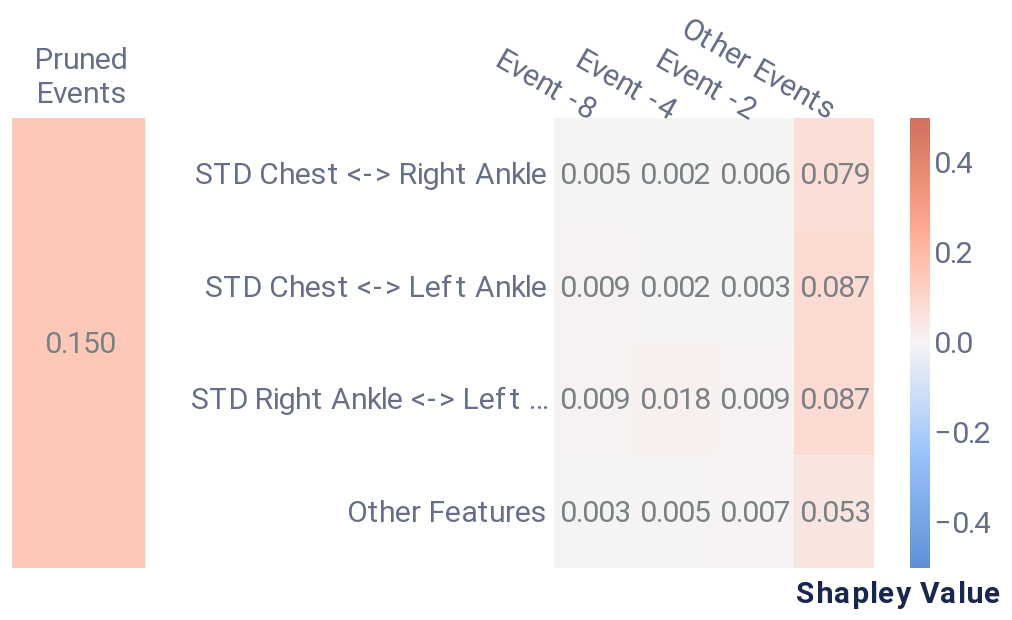

Source (notebook cell):
### Markdown cell above
##### Cell-level explanation

### Code cell
cell_dict = {'rs': 42, 'nsamples': 32000, 'top_x_events': 3, 'top_x_feats': 3}
cell_data = local_cell_level(f, pos_x_data, cell_dict, event_data, feature_data, positive_sequence_id, sequence_id_feat, average_event, pruning_idx)
feat_names = list(feature_data['Feature'].values)[:-1] # exclude pruned events
cell_plot = plot_cell_level(cell_data, feat_names, feature_dict.get('plot_features'))
cell_plot

### Figure 1 — Vega-Lite specification as saved in the notebook (floating-point values rounded to 4 significant figures)
{"config": {"axis": {"domain": true, "domainColor": "#666F89", "grid": false, "gridCap": "round", "gridColor": "#B3B7C4", "gridDash": [2, 4], "gridWidth": 0.5, "labelColor": "#666F89", "labelFont": "Roboto, Arial, sans-serif", "labelPadding": 2, "tickColor": "#666F89", "tickOpacity": 0.5, "tickSize": 4, "titleColor": "#19274E", "titleFont": "Roboto, Arial, sans-serif", "titleFontSize": 12}, "axisBand": {"domain": true, "labelPadding": 4, "ticks": false}, "axisY": {"domain": false, "titleAlign": "left", "titleAngle": 0, "titleX": -20, "titleY": -10}, "legend": {"labelColor": "#666F89", "labelFont": "Roboto, Arial, sans-serif", "labelFontSize": 12, "symbolSize": 40, "titleColor": "#19274E", "titleFont": "Roboto, Arial, sans-serif", "titleFontSize": 12, "titlePadding": 4}, "arc": {"stroke": "#FFFFFF", "strokeWidth": 1}, "bar": {"fill": "#2770EB", "stroke": null}, "line": {"stroke": "#2770EB", "strokeWidth": 2}, "path": {"stroke": "#2770EB", "strokeWidth": 0.5}, "point": {"fill": "#2770EB", "shape": "circle", "filled": true}, "rect": {"fill": "#2770EB"}, "rule": {"stroke": "#666F89"}, "shape": {"stroke": "#2770EB"}, "text": {"color": "#19274E", "font": "Roboto, Arial, sans-serif", "fontSize": 12}, "range": {"category": ["#2770EB", "#77B98A", "#DA5252", "#FFC400", "#A87AEA", "#00A39E", "#19274E"], "diverging": ["#006360", "#2BB3AE", "#96D9D7", "#FFFFFF", "#EDAAAA", "#DA5252", "#811D1D"], "heatmap": ["#18448F", "#1B4EA5", "#2770EB", "#4C88EE", "#82ACF3", "#A6C4F7", "#E9F1FD"], "ramp": ["#18448F", "#1B4EA5", "#2770EB", "#4C88EE", "#82ACF3", "#A6C4F7", "#E9F1FD"]}, "background": "#FFFFFF", "group": {"fill": "#FFFFFF"}, "header": {"labelColor": "#19274E", "labelFont": "Roboto, Arial, sans-serif", "labelFontSize": 12, "titleColor": "#19274E", "titleFont": "Roboto, Arial, sans-serif", "titleFontSize": 16}, "title": {"anchor": "start", "color": "#19274E", "font": "Roboto, Arial, sans-serif", "fontSize": 20, "fontWeight": "bold", "offset": 20, "subtitleColor": "#19274E", "subtitleFontSize": 16}, "view": {"continuousHeight": 300, "continuousWidth": 400, "stroke": "transparent"}}, "hconcat": [{"layer": [{"mark": "rect", "encoding": {"color": {"type": "quantitative", "field": "rounded", "legend": null, "scale": {"domain": [-0.5, 0.5], "range": ["#5f8fd6", "#99c3fb", "#f5f5f5", "#ffaa92", "#d16f5b"]}, "title": null}, "x": {"type": "nominal", "axis": {"titleFontSize": 15}, "field": "Event"}, "y": {"type": "nominal", "axis": {"domain": false, "labels": false, "title": null}, "field": "Feature"}}}, {"mark": {"type": "text", "align": "right", "baseline": "middle", "color": "#798184", "dx": 18, "fontSize": 15}, "encoding": {"text": {"type": "nominal", "field": "rounded_str"}, "x": {"type": "nominal", "axis": {"domain": false, "labelAngle": 0, "labelFontSize": 15, "labelOffset": 24, "labelPadding": 30, "orient": "top", "title": null}, "field": "Event"}, "y": {"type": "nominal", "axis": {"domain": false, "labels": false, "title": null}, "field": "Feature"}}}], "data": {"name": "data-8aed646e15977cd020248922956911c2"}, "height": 225, "width": 66.67}, {"layer": [{"mark": "rect", "encoding": {"color": {"type": "quantitative", "field": "rounded", "legend": {"gradientLength": 225, "gradientThickness": 10, "labelFontSize": 15, "orient": "right"}, "scale": {"domain": [-0.5, 0.5], "range": ["#5f8fd6", "#99c3fb", "#f5f5f5", "#ffaa92", "#d16f5b"]}, "title": null}, "x": {"type": "nominal", "axis": {"titleFontSize": 15}, "field": "Event", "sort": ["Event -8", "Event -4", "Event -2"]}, "y": {"type": "nominal", "axis": {"domain": false, "labelFontSize": 15, "title": null}, "field": "Feature", "sort": ["STD Chest <-> Right Ankle", "STD Chest <-> Left Ankle", "STD Right Ankle <-> Left Ankle"]}}}, {"mark": {"type": "text", "align": "right", "baseline": "middle", "color": "#798184", "dx": 18, "fontSize": 15}, "encoding": {"text": {"type": "nominal", "field": "rounded_str"}, "x": {"type": "nominal", "axis": {"domain": false, "labelAngle": 30, "labelFontSize": 15, "orient": "top", "title": "Shapley Value", "titleX": 172, "titleY": 245}, "field": "Event", "sort": ["Event -8", "Event -4", "Event -2"]}, "y": {"type": "nominal", "axis": {"domain": false, "labelFontSize": 15, "title": null}, "field": "Feature", "sort": ["STD Chest <-> Right Ankle", "STD Chest <-> Left Ankle", "STD Right Ankle <-> Left Ankle"]}}}], "data": {"name": "data-004c1913e53eecf20c8558921ba99bfd"}, "height": 225, "width": 160}], "resolve": {"scale": {"color": "independent"}}, "$schema": "https://vega.github.io/schema/vega-lite/v4.8.1.json", "datasets": {"data-8aed646e15977cd020248922956911c2": [{"Event": ["Pruned", "Events"], "Feature": "Other features", "rounded": 0.15, "rounded_str": "0.150"}], "data-004c1913e53eecf20c8558921ba99bfd": [{"Event": "Other Events", "Feature": "STD Right Ankle <-> Left Ankle", "Shapley Value": 0.08711, "rounded": 0.087, "rounded_str": "0.087"}, {"Event": "Other Events", "Feature": "STD Chest <-> Left Ankle", "Shapley Value": 0.08677, "rounded": 0.087, "rounded_str": "0.087"}, {"Event": "Other Events", "Feature": "STD Chest <-> Right Ankle", "Shapley Value": 0.07894, "rounded": 0.079, "rounded_str": "0.079"}, {"Event": "Other Events", "Feature": "Other Features", "Shapley Value": 0.05278, "rounded": 0.053, "rounded_str": "0.053"}, {"Event": "Event -4", "Feature": "STD Right Ankle <-> Left Ankle", "Shapley Value": 0.01844, "rounded": 0.018, "rounded_str": "0.018"}, {"Event": "Event -8", "Feature": "STD Right Ankle <-> Left Ankle", "Shapley Value": 0.009136, "rounded": 0.009, "rounded_str": "0.009"}, {"Event": "Event -2", "Feature": "STD Right Ankle <-> Left Ankle", "Shapley Value": 0.008849, "rounded": 0.009, "rounded_str": "0.009"}, {"Event": "Event -8", "Feature": "STD Chest <-> Left Ankle", "Shapley Value": 0.008563, "rounded": 0.009, "rounded_str": "0.009"}, {"Event": "Event -2", "Feature": "Other Features", "Shapley Value": 0.007494, "rounded": 0.007, "rounded_str": "0.007"}, {"Event": "Event -2", "Feature": "STD Chest <-> Right Ankle", "Shapley Value": 0.005861, "rounded": 0.006, "rounded_str": "0.006"}, {"Event": "Event -4", "Feature": "Other Features", "Shapley Value": 0.005073, "rounded": 0.005, "rounded_str": "0.005"}, {"Event": "Event -8", "Feature": "STD Chest <-> Right Ankle", "Shapley Value": 0.00478, "rounded": 0.005, "rounded_str": "0.005"}, {"Event": "Event -2", "Feature": "STD Chest <-> Left Ankle", "Shapley Value": 0.003291, "rounded": 0.003, "rounded_str": "0.003"}, {"Event": "Event -8", "Feature": "Other Features", "Shapley Value": 0.00253, "rounded": 0.003, "rounded_str": "0.003"}, {"Event": "Event -4", "Feature": "STD Chest <-> Left Ankle", "Shapley Value": 0.001922, "rounded": 0.002, "rounded_str": "0.002"}, {"Event": "Event -4", "Feature": "STD Chest <-> Right Ankle", "Shapley Value": 0.001742, "rounded": 0.002, "rounded_str": "0.002"}]}}
